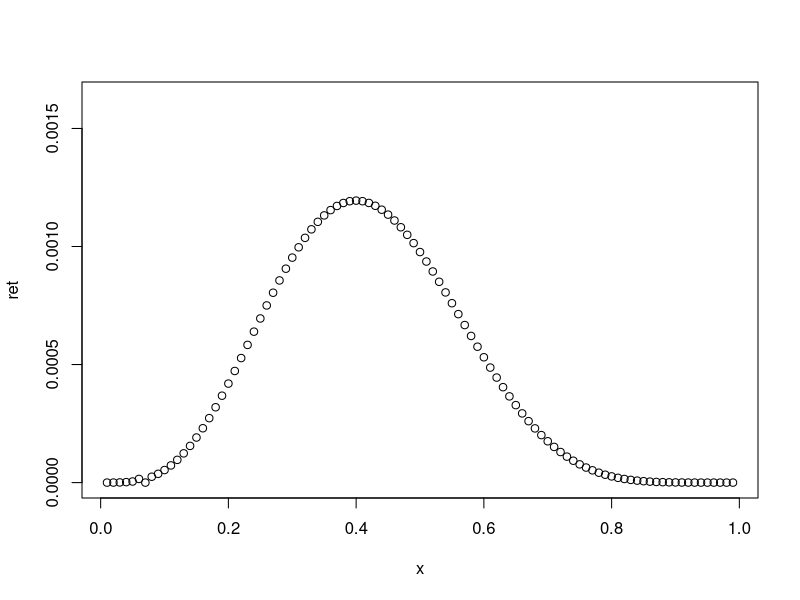
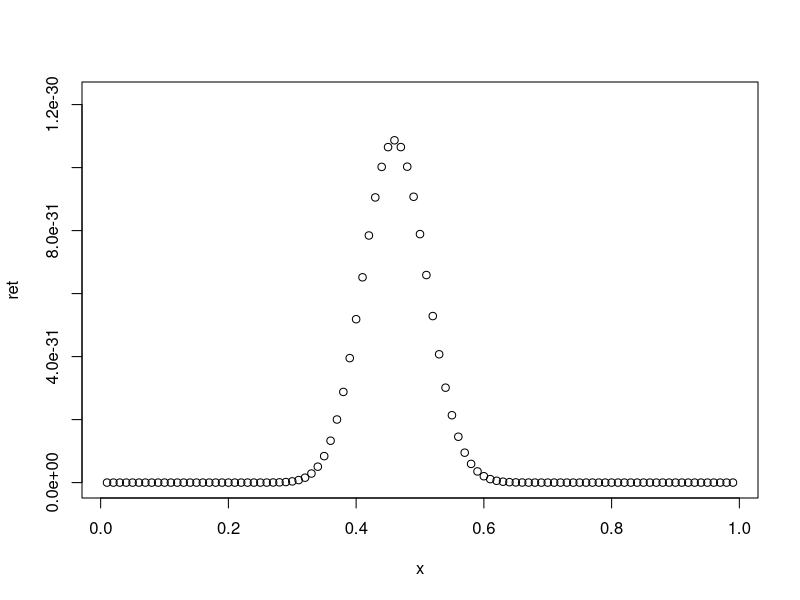
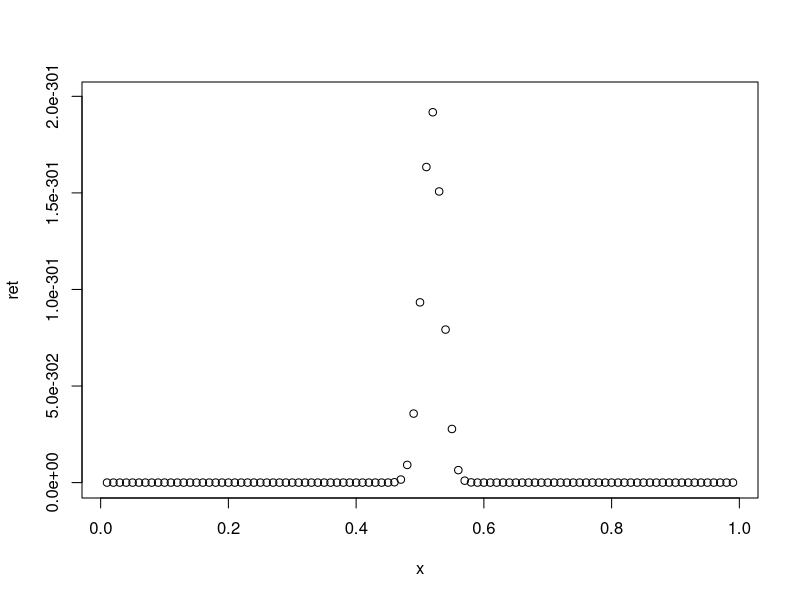
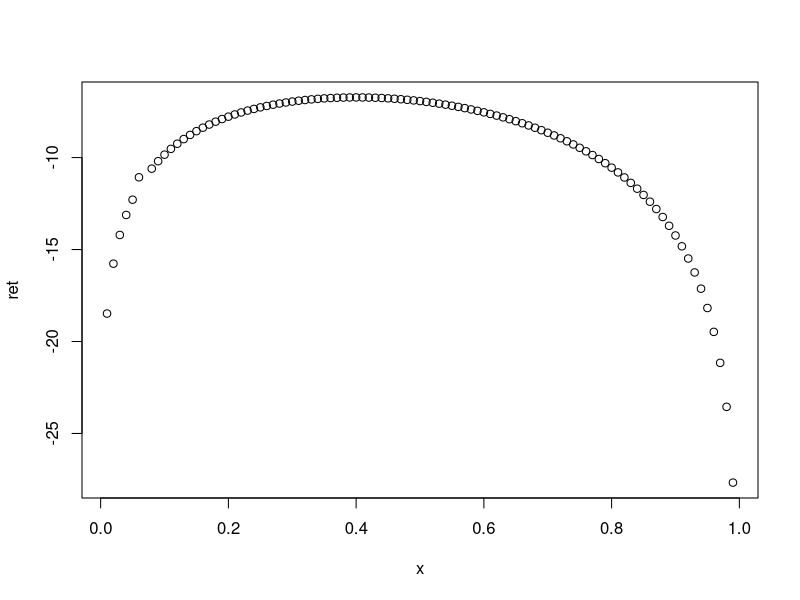
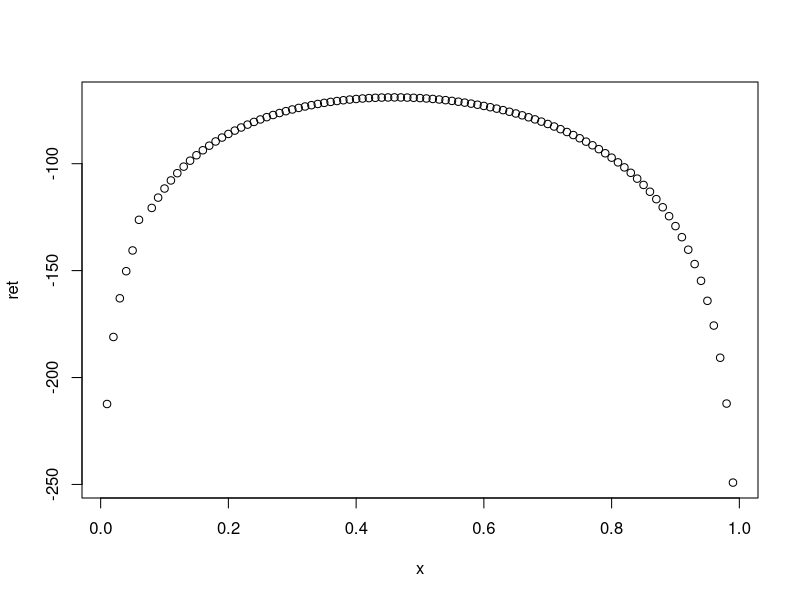
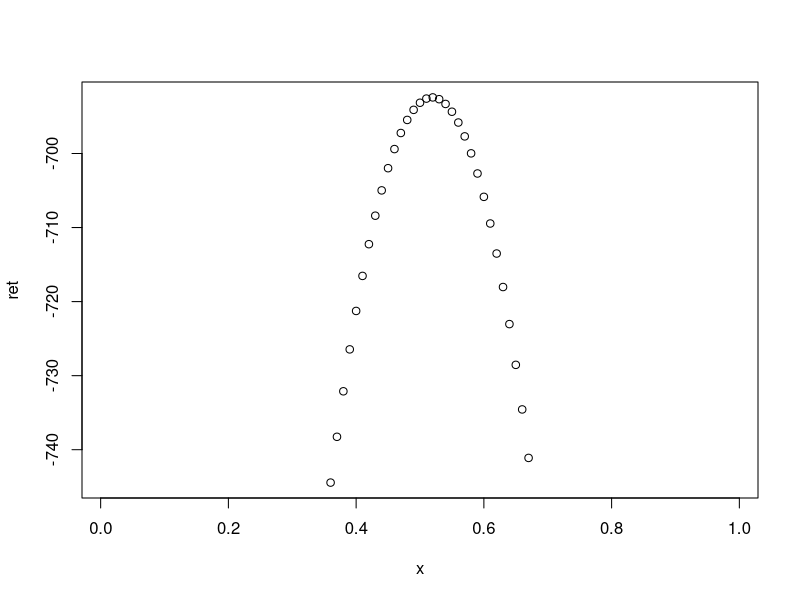
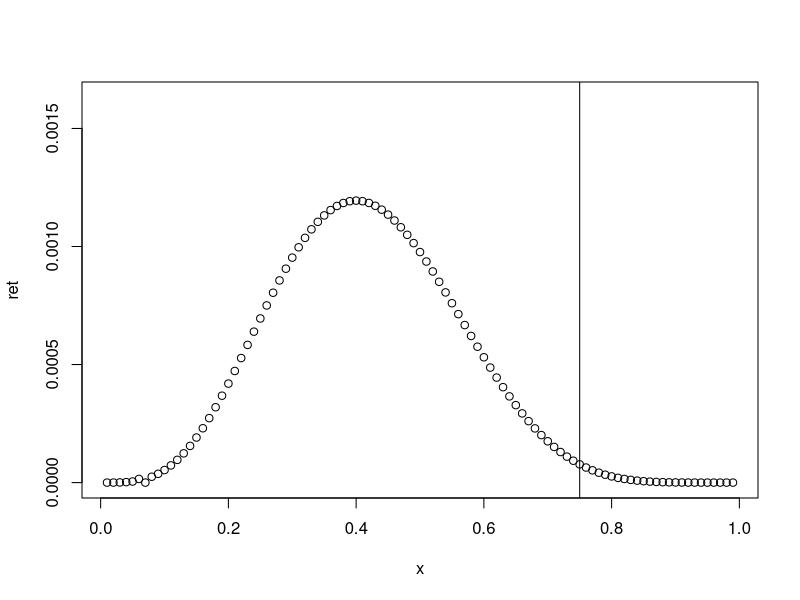
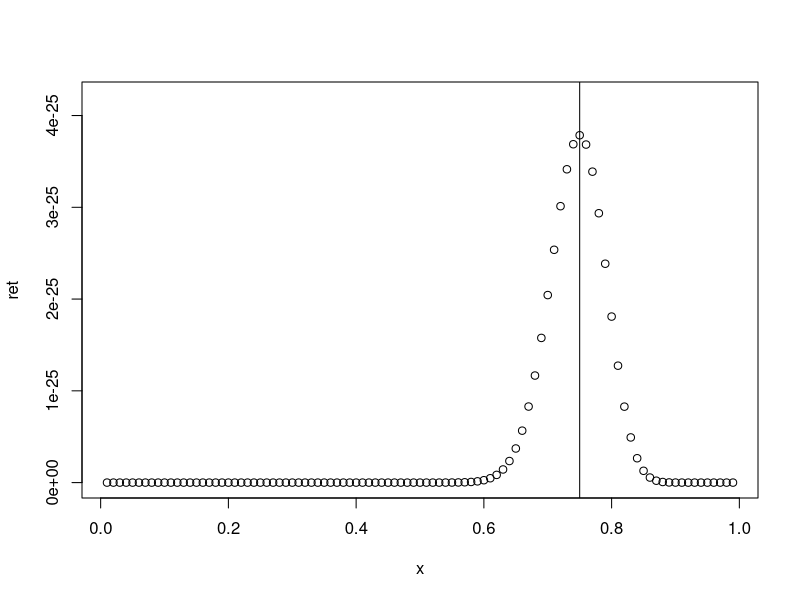

Write the R code that produced these figures, in order.
# maximum likelihood for coin toss
smp10 <- sample(c(0, 1), size = 10, replace = T)
smp100 <- sample(c(0, 1), size = 100, replace = T)
smp1000 <- sample(c(0, 1), size = 1000, replace = T)

# basis: theta is element [0;1]

lkh <- function(sample) {
  ret <- numeric(length = 99L)
  for (theta in seq(from = 0.01, to = 0.99, by = 0.01)) {
    psampleoftheta <- (theta^sample) * ((1 - theta)^(1 - sample))
    ret[(100 * theta)] <- prod(psampleoftheta)
  }
  x <- seq(from = 0.01, to = 0.99, by = 0.01)
  plot(ret ~ x, ylim = c(0,(max(ret, na.rm = T) + mean(ret, na.rm = T))))
}

lkh(smp10)
lkh(smp100)
lkh(smp1000)

llkh <- function(sample) {
  ret <- numeric(length = 99L)
  for (theta in seq(from = 0.01, to = 0.99, by = 0.01)) {
    psampleoftheta <- (theta^sample) * ((1 - theta)^(1 - sample))
    ret[(100 * theta)] <- prod(psampleoftheta)
  }
  ret <- log(ret)
  x <- seq(from = 0.01, to = 0.99, by = 0.01)
  plot(ret ~ x)
}
llkh(smp10)
llkh(smp100)
llkh(smp1000)

t1 <- sample(c(0, 1), size = 10, replace = T, prob = c(0.25, 0.75))
t2 <- sample(c(0, 1), size = 100, replace = T, prob = c(0.25, 0.75))
t3 <- sample(c(0, 1), size = 1000, replace = T, prob = c(0.25, 0.75))

lkh(t1)
abline(v = 0.75)
lkh(t2)
abline(v = 0.75)
lkh(t3)
abline(v = 0.75)
